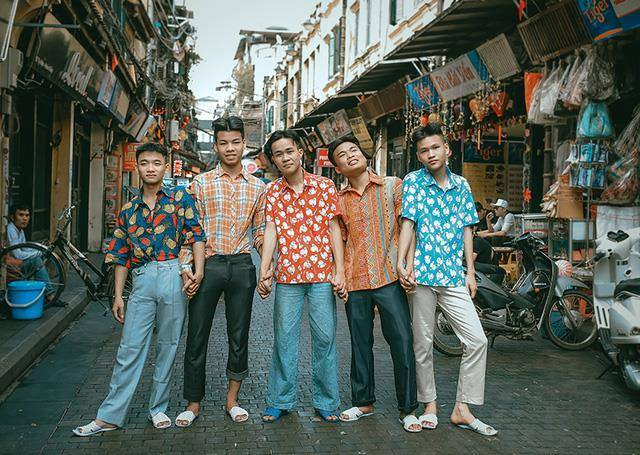
#> input picture 5nguoi.jpg, 640 x 455 px
$ python face_detech.py
#> lines starting #> are read from the running program, lines starting #| are printed output that depends on the picture; after the words box and inside, x2 and y2 are one past the last pixel; in counts of white or black regions, pixels touching at a corner belong together
import cv2 as cv

img = cv.imread('5nguoi.jpg')
#> img is the input picture: shape (455, 640, 3); mean B, G, R 88.2, 97, 89.1
cv.imshow('face', img)

gray = cv.cvtColor(img, cv.COLOR_BGR2GRAY)
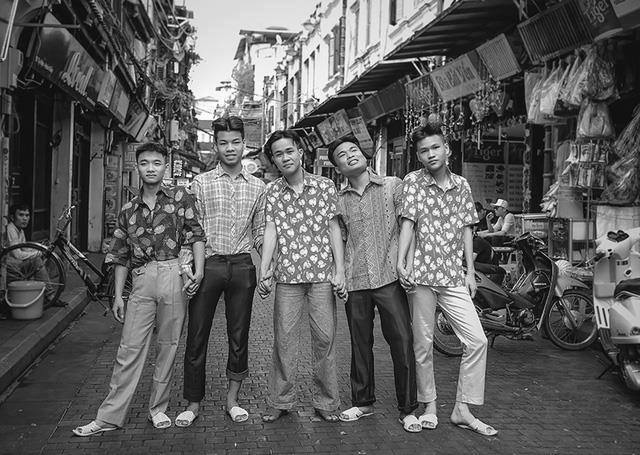
#> gray: shape (455, 640); min 0, max 255, mean 93.7

haar_cascade = cv.CascadeClassifier('haar_face.xml')

faces_rect = haar_cascade.detectMultiScale(gray, scaleFactor=1.1, minNeighbors=3)
#> faces_rect = [[134, 150, 34, 34], [213, 130, 34, 34], [415, 136, 34, 34], [267, 139, 36, 36], [202, 331, 34, 34]]
print(f'Number of faces found = {len(faces_rect)}')
#| Number of faces found = 5
for (x, y, w, h) in faces_rect:
    cv.rectangle(img, (x, y), (x+w, y+h), (0,255,0), thickness=2)
#> this loop made 5 passes
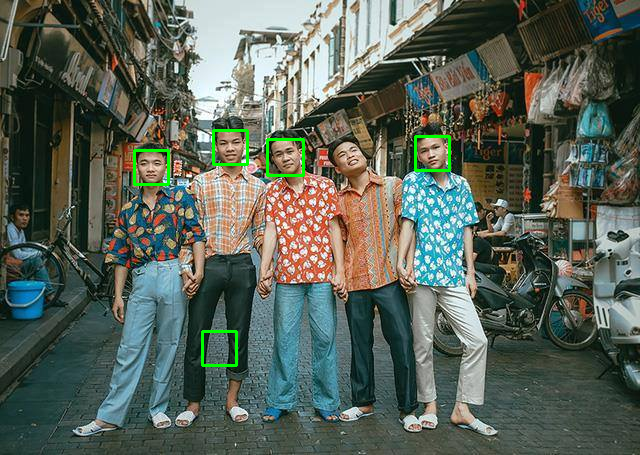
#> img: shape (455, 640, 3); 0.7% of pixels changed, all inside (x1, y1, x2, y2) = (133, 129, 451, 367)
cv.imshow('facee', img)

cv.waitKey(0)
